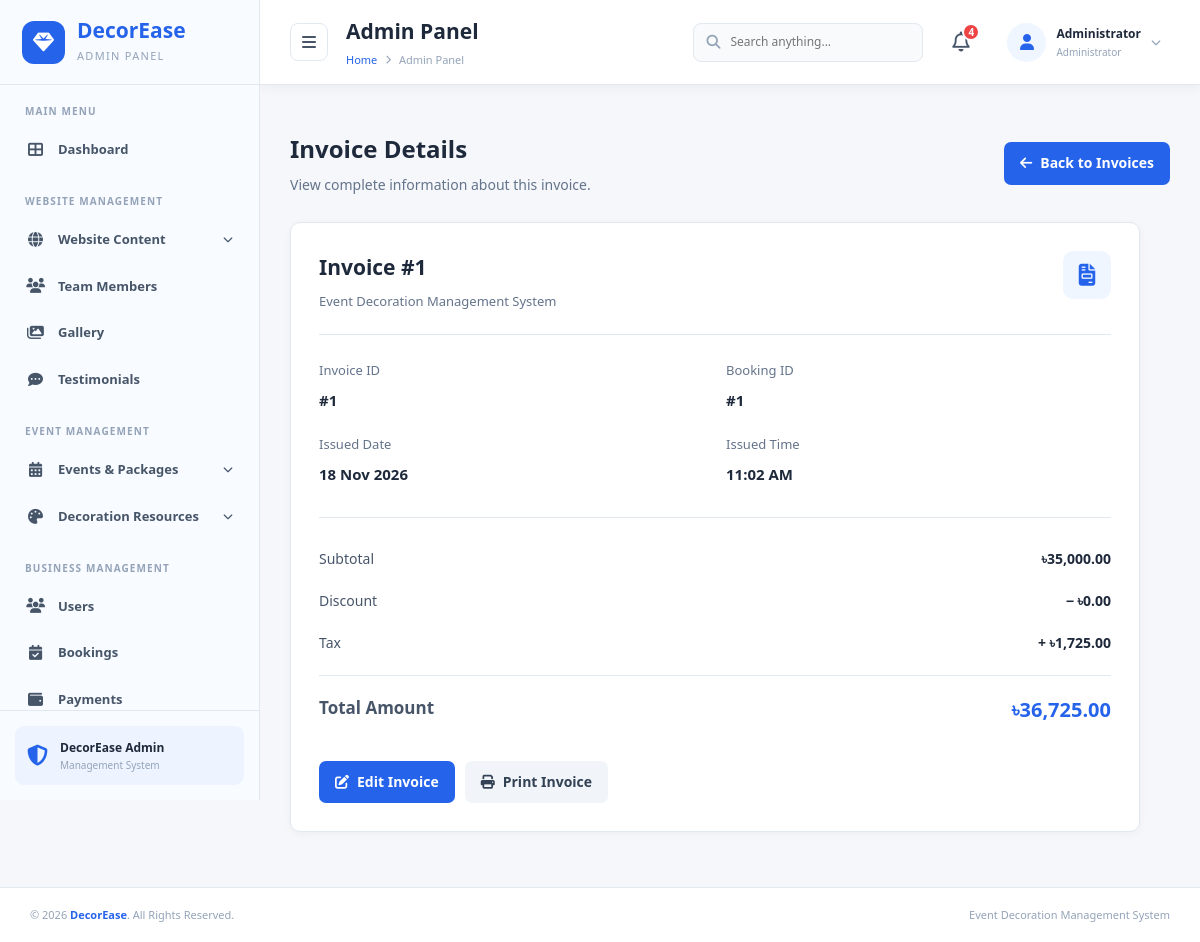
The app's page /admin/view_invoice.php?invoice_id=1 (signed in) with its own data.
### tables this page shows
CREATE TABLE `invoices` (
  `invoice_id` int(10) UNSIGNED NOT NULL,
  `booking_id` int(10) UNSIGNED NOT NULL,
  `subtotal` decimal(12,2) NOT NULL DEFAULT 0.00,
  `discount` decimal(12,2) NOT NULL DEFAULT 0.00,
  `tax` decimal(12,2) NOT NULL DEFAULT 0.00,
  `total` decimal(12,2) NOT NULL DEFAULT 0.00,
  `issued_at` datetime DEFAULT current_timestamp()
);

### admin/view_invoice.php (the view, shortened to what this page needs)
<?php
require_once __DIR__ . '/../db.php';
$invoice_id = filter_input(INPUT_GET, 'invoice_id', FILTER_VALIDATE_INT);
$stmt = $conn->prepare("
    SELECT invoice_id, booking_id, subtotal, discount, tax, total, issued_at
    FROM invoices
    WHERE invoice_id = ?
");
$stmt->bind_param("i", $invoice_id);
$stmt->execute();
$result = $stmt->get_result();
$invoice = $result->fetch_assoc();
function e($value) {
    return htmlspecialchars((string)($value ?? ''), ENT_QUOTES, 'UTF-8');
}
?>
<!DOCTYPE html>
<html lang="en">
<head>
    <link rel="stylesheet" href="includes/css/admin.css">
    <link rel="stylesheet"
          href="https://cdnjs.cloudflare.com/ajax/libs/font-awesome/6.5.0/css/all.min.css">
</head>
<body>
<div class="admin-container">
    <?php include 'includes/sidebar.php'; ?>
    <main class="main-content">
        <?php include 'includes/header.php'; ?>
        <section class="invoice-view-page">
            <div class="invoice-view-header">
                <div>
                    <h2>Invoice Details</h2>
                    <p>View complete information about this invoice.</p>
                </div>
                <a href="invoices.php" class="invoice-back-btn">
                    <i class="fas fa-arrow-left"></i>
                    Back to Invoices
                </a>
            </div>
            <div class="invoice-view-card">
                <div class="invoice-card-heading">
                    <div>
                        <h3>Invoice #<?php echo e($invoice['invoice_id']); ?></h3>
                        <p>Event Decoration Management System</p>
                    </div>
                    <div class="invoice-icon">
                        <i class="fas fa-file-invoice"></i>
                    </div>
                </div>
                <div class="invoice-info-grid">
                    <div class="invoice-info-item">
                        <small>Invoice ID</small>
                        <strong>#<?php echo e($invoice['invoice_id']); ?></strong>
                    </div>
                    <div class="invoice-info-item">
                        <small>Booking ID</small>
                        <strong>#<?php echo e($invoice['booking_id']); ?></strong>
                    </div>
                    <div class="invoice-info-item">
                        <small>Issued Date</small>
                        <strong>
                            <?php
                            echo $invoice['issued_at']
                                ? e(date('d M Y', strtotime($invoice['issued_at'])))
                                : 'Not specified';
                            ?>
                        </strong>
                    </div>
                    <div class="invoice-info-item">
                        <small>Issued Time</small>
                        <strong>
                            <?php
                            echo $invoice['issued_at']
                                ? e(date('h:i A', strtotime($invoice['issued_at'])))
                                : 'Not specified';
                            ?>
                        </strong>
                    </div>
                </div>
                <div class="invoice-calculation">
                    <div class="invoice-calculation-row">
                        <span>Subtotal</span>
                        <strong>
                            ৳<?php echo number_format((float)$invoice['subtotal'], 2); ?>
                        </strong>
                    </div>
                    <div class="invoice-calculation-row">
                        <span>Discount</span>
                        <strong>
                            − ৳<?php echo number_format((float)$invoice['discount'], 2); ?>
                        </strong>
                    </div>
                    <div class="invoice-calculation-row">
                        <span>Tax</span>
                        <strong>
                            + ৳<?php echo number_format((float)$invoice['tax'], 2); ?>
                        </strong>
                    </div>
                    <div class="invoice-calculation-row invoice-total-row">
                        <span>Total Amount</span>
                        <strong>
                            ৳<?php echo number_format((float)$invoice['total'], 2); ?>
                        </strong>
                    </div>
                </div>
                <div class="invoice-view-actions">
                    <a href="edit_invoice.php?invoice_id=<?php echo (int)$invoice['invoice_id']; ?>"
                       class="invoice-edit-btn">
                        <i class="fas fa-edit"></i>
                        Edit Invoice
                    </a>
                    <button type="button"
                            class="invoice-print-btn"
                            onclick="window.print()">
                        <i class="fas fa-print"></i>
                        Print Invoice
                    </button>
                </div>
            </div>
        </section>
    </main>
</div>
<?php include 'includes/footer.php'; ?>
</body>
</html>

### admin/view_invoice.php (style rules this page uses)
.invoice-view-page { padding: 25px 30px 35px; margin-top: 20px; color: #1e293b; }
.invoice-view-header { display: flex; justify-content: space-between; align-items: center; gap: 15px; margin-bottom: 25px; }
.invoice-view-header h2 { margin: 0 0 6px; font-size: 24px; }
.invoice-view-header p { margin: 0; color: #64748b; font-size: 14px; }
.invoice-back-btn { display: inline-flex; align-items: center; gap: 8px; padding: 10px 16px; background: #2563eb; color: #fff; text-decoration: none; border-radius: 7px; font-size: 14px; font-weight: 600; }
.invoice-view-card { max-width: 850px; background: #fff; border: 1px solid #e2e8f0; border-radius: 10px; padding: 28px; box-shadow: 0 2px 8px rgba(15, 23, 42, 0.04); }
.invoice-card-heading { display: flex; justify-content: space-between; align-items: flex-start; gap: 15px; padding-bottom: 22px; border-bottom: 1px solid #e2e8f0; }
.invoice-card-heading h3 { margin: 0 0 7px; font-size: 21px; }
.invoice-card-heading p { margin: 0; color: #64748b; font-size: 13px; }
.invoice-icon { width: 48px; height: 48px; display: flex; align-items: center; justify-content: center; background: #eff6ff; color: #2563eb; border-radius: 10px; font-size: 22px; }
.invoice-info-grid { display: grid; grid-template-columns: repeat(2, 1fr); gap: 22px; padding: 25px 0; }
.invoice-info-item small { display: block; color: #64748b; font-size: 13px; margin-bottom: 7px; }
.invoice-info-item strong { font-size: 15px; color: #1e293b; }
.invoice-calculation { border-top: 1px solid #e2e8f0; padding-top: 20px; margin-top: 5px; }
.invoice-calculation-row { display: flex; justify-content: space-between; gap: 15px; padding: 10px 0; color: #475569; font-size: 14px; }
.invoice-calculation-row strong { color: #1e293b; }
.invoice-total-row { border-top: 1px solid #e2e8f0; margin-top: 10px; padding-top: 18px; font-size: 17px; font-weight: 700; }
.invoice-total-row strong { color: #2563eb; font-size: 20px; }
.invoice-view-actions { display: flex; gap: 10px; margin-top: 25px; }
.invoice-edit-btn, .invoice-print-btn { display: inline-flex; align-items: center; justify-content: center; gap: 8px; padding: 10px 16px; border: none; border-radius: 7px; text-decoration: none; font-size: 14px; font-weight: 600; cursor: pointer; }
.invoice-edit-btn { background: #2563eb; color: #fff; }
.invoice-print-btn { background: #f1f5f9; color: #334155; }

### records on screen
invoices: invoice_id "1", booking "1", issued_at "18 Nov 2026", issued_at "11:02 AM", subtotal "35,000.00", discount "0.00", tax "1,725.00", total "36,725.00"

### other values on screen
$pageTitle "Admin Panel"
$unreadCount "4"
$adminName "Administrator"
